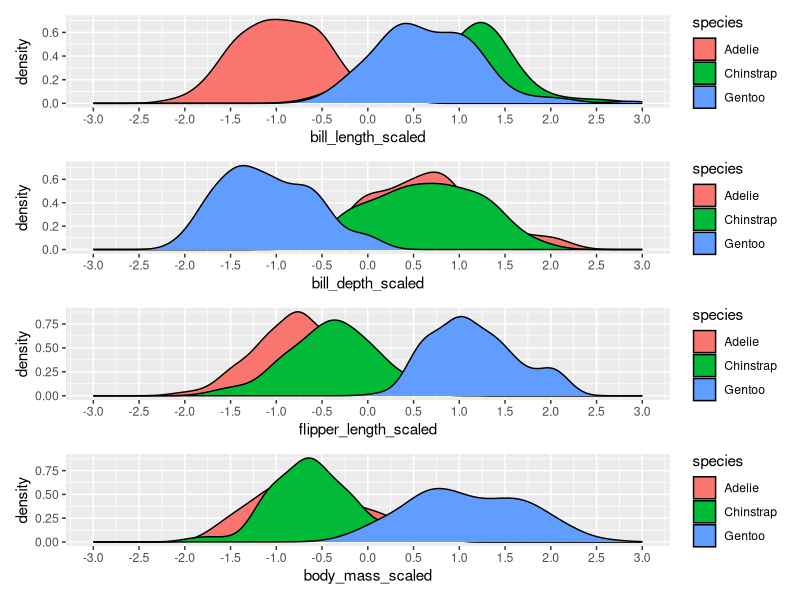

Recreate this plot in R.
# 30 Day Chart Challenge
# 2026
# Distributions
# Day 11
# Physical

# 📦 Packages ----

library(tidyverse)
library(palmerpenguins)
library(patchwork)

# 📄 Data ----

df <- penguins |> 
  mutate(bill_length_scaled = scale(bill_length_mm),
         bill_depth_scaled = scale(bill_depth_mm),
         flipper_length_scaled = scale(flipper_length_mm),
         body_mass_scaled = scale(body_mass_g))

range(df$bill_length_scaled, na.rm = T)
range(df$bill_depth_scaled, na.rm = T)
range(df$flipper_length_scaled, na.rm = T)
range(df$body_mass_scaled, na.rm = T)

# range : -3 -> 3

# 📊 Plot ----

p1 <- df |> 
  ggplot(aes(x = bill_length_scaled, fill = species)) +
  geom_density() +
  scale_x_continuous(limits = c(-3, 3),
                     breaks = seq(-3, 3, 0.5))

p2 <- df |> 
  ggplot(aes(x = bill_depth_scaled, fill = species)) +
  geom_density() +
  scale_x_continuous(limits = c(-3, 3),
                     breaks = seq(-3, 3, 0.5))

p3 <- df |> 
  ggplot(aes(x = flipper_length_scaled, fill = species)) +
  geom_density() +
  scale_x_continuous(limits = c(-3, 3),
                     breaks = seq(-3, 3, 0.5))
p4 <- df |> 
  ggplot(aes(x = body_mass_scaled, fill = species)) +
  geom_density() +
  scale_x_continuous(limits = c(-3, 3),
                     breaks = seq(-3, 3, 0.5))

p <- (p1 / p2 / p3 / p4)

ggsave("2026/figs/30DCC_2026_11.png", p, dpi = 320, width = 12, height = 6)
